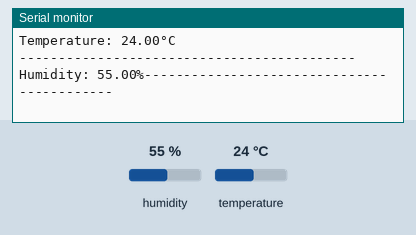
This sketch was run on a simulated ESP32. On the bench: the last lines printed to the serial monitor. The inputs (shaded band) are chosen by the test bench; at power-on: humidity 55 %, temperature 24 °C.

Above: at 2.8 s.
2.9 s: humidity set to 22 %
At 5.5 s:
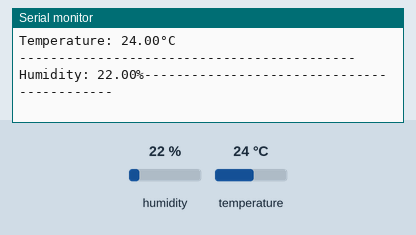
5.6 s: temperature set to 12 °C
At 6.9 s:
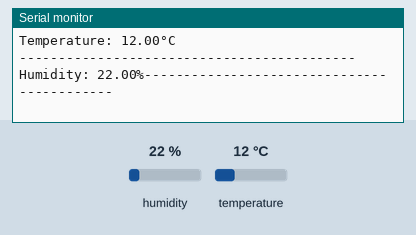
8.3 s: humidity set to 40 %
At 11.0 s:
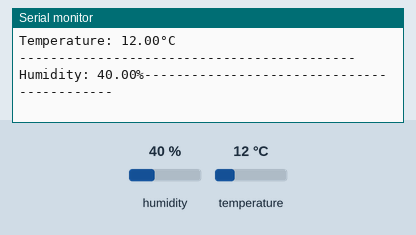
Timing chart, 0 to 12.5 s (numbered marks = the images above; inputs shaded):
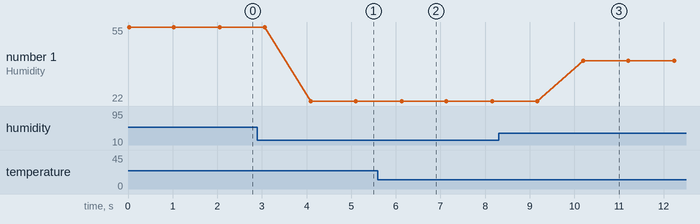

Measured:
- after the input at 2.9 s, the serial monitor: prints a new line after 1.2 s (image 1)
- after the input at 5.6 s, the serial monitor: prints a new line after 0.53 s (image 2)
- after the input at 8.3 s, the serial monitor: prints a new line after 1.9 s (image 3)
- plotted number 1: 55 → 22 after the input at 2.9 s, 22 → 40 after the input at 8.3 s

The sketch:

dht_test.ino
```cpp
void setup() {
  // put your setup code here, to run once:
  Serial.begin(115200);
  init_dht(true);

}

void loop() {
  // put your main code here, to run repeatedly:
  dht_temp_read(true);
  dht_hum_read(true);
  delay(1000);

}
```

dht.ino
```cpp
#include "DHT.h"           // inclure la librairie
#define DHTPIN 33          // déclarer le pin
#define DHTTYPE DHT11      // définir le capteur qui est ici un dht11
DHT dht(DHTPIN, DHTTYPE);  // déclarer le capteur avec la librairie

void init_dht(bool debug){
  dht.begin();//initialisation du capteur
}

float dht_temp_read(bool debug){
  float t = dht.readTemperature();  // calcul de la température
  if (debug){
  Serial.print("Temperature: ");
  Serial.print(t);
  Serial.println("°C ");
  Serial.println("-------------------------------------------");
  }
  return t;
}

float dht_hum_read(bool debug){
  float h = dht.readHumidity();  // calcul de l'humidité
  if (debug){
  Serial.print("Humidity: ");
  Serial.print(h);
  Serial.print("%");
  Serial.println("-------------------------------------------");
  }
  return h;
}
```
